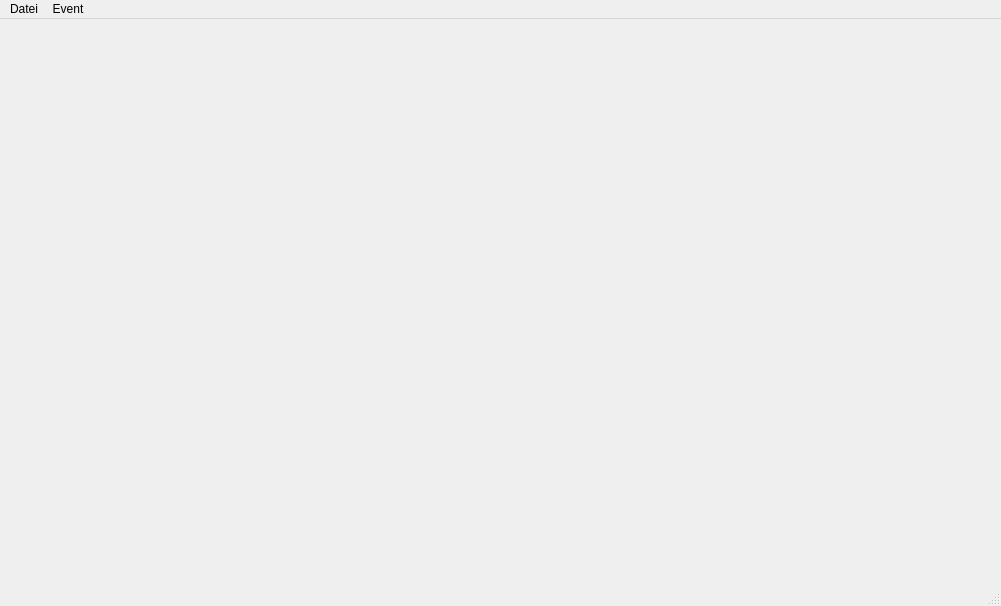
<?xml version="1.0" encoding="UTF-8"?>
<ui version="4.0">
 <class>MainWindow</class>
 <widget class="QMainWindow" name="MainWindow">
  <property name="geometry">
   <rect>
    <x>0</x>
    <y>0</y>
    <width>1001</width>
    <height>606</height>
   </rect>
  </property>
  <property name="windowTitle">
   <string>MainWindow</string>
  </property>
  <widget class="QWidget" name="centralwidget"/>
  <widget class="QMenuBar" name="menubar">
   <property name="geometry">
    <rect>
     <x>0</x>
     <y>0</y>
     <width>1001</width>
     <height>36</height>
    </rect>
   </property>
   <widget class="QMenu" name="menuDatei">
    <property name="title">
     <string>Datei</string>
    </property>
    <addaction name="actionNeu"/>
    <addaction name="actionOpen"/>
    <addaction name="actionBeenden"/>
   </widget>
   <widget class="QMenu" name="menuEvent">
    <property name="title">
     <string>Event</string>
    </property>
   </widget>
   <addaction name="menuDatei"/>
   <addaction name="menuEvent"/>
  </widget>
  <widget class="QStatusBar" name="statusbar"/>
  <action name="actionNeu">
   <property name="text">
    <string>Neu</string>
   </property>
  </action>
  <action name="actionOpen">
   <property name="text">
    <string>Öffnen</string>
   </property>
  </action>
  <action name="actionBeenden">
   <property name="text">
    <string>Beenden</string>
   </property>
  </action>
 </widget>
 <resources/>
 <connections>
  <connection>
   <sender>actionBeenden</sender>
   <signal>triggered()</signal>
   <receiver>MainWindow</receiver>
   <slot>close()</slot>
   <hints>
    <hint type="sourcelabel">
     <x>-1</x>
     <y>-1</y>
    </hint>
    <hint type="destinationlabel">
     <x>500</x>
     <y>302</y>
    </hint>
   </hints>
  </connection>
 </connections>
</ui>
